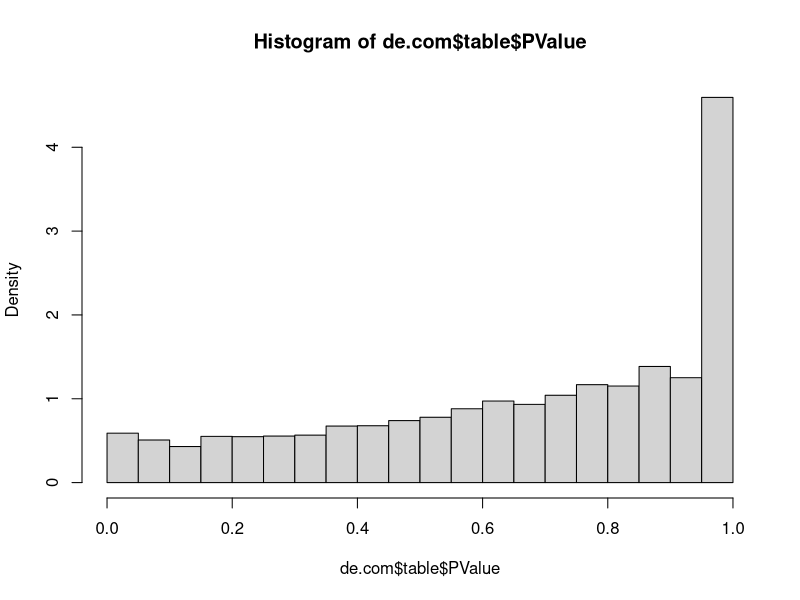

Reproduce this figure in R.
## ---- chunk 1
#setwd("C:/Users/khuub/One Drive/OneDrive/Desktop/Projects/projects/Autism_edgeR/")
library(edgeR)
## ---- chunk 2
counts <- read.csv("15q_dup_fpkm_avg_threshold_no_index.csv",header=TRUE)
m <- as.matrix(counts)

group <- as.factor(rep(c("Control","Case"),c(12,4)))

co <- read.csv('15qdup_pc1.csv',header=FALSE)
## ---- chunk 3
d <- DGEList(counts = m, group=group)
## ---- chunk 4
#keep <- filterByExpr(d,group=group)
#d <- d[keep,,keep.lib.sizes=FALSE]
## ---- chunk 5
d <- calcNormFactors(d, method="RLE")
## ---- chunk 6
design <- model.matrix(~0+group,co)
## ---- chunk 7
d <- estimateDisp(d,design)
de.com <- exactTest(d,pair = c("Case","Control"))

#Results
topTags(de.com)
hist(de.com$table$PValue,prob=TRUE)
write.csv(de.com$table,"test_no_filter_15q_table.csv")
